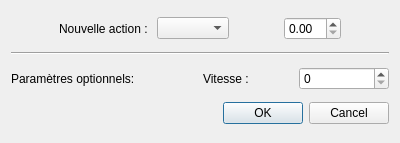
<?xml version="1.0" encoding="UTF-8"?>
<ui version="4.0">
 <class>AjouterWindow</class>
 <widget class="QDialog" name="AjouterWindow">
  <property name="geometry">
   <rect>
    <x>0</x>
    <y>0</y>
    <width>400</width>
    <height>143</height>
   </rect>
  </property>
  <property name="windowTitle">
   <string>Dialog</string>
  </property>
  <layout class="QVBoxLayout" name="verticalLayout">
   <item>
    <layout class="QHBoxLayout" name="horizontalLayout">
     <item>
      <spacer name="horizontalSpacer_2">
       <property name="orientation">
        <enum>Qt::Horizontal</enum>
       </property>
       <property name="sizeHint" stdset="0">
        <size>
         <width>40</width>
         <height>20</height>
        </size>
       </property>
      </spacer>
     </item>
     <item>
      <widget class="QLabel" name="label">
       <property name="text">
        <string>Nouvelle action : </string>
       </property>
      </widget>
     </item>
     <item>
      <widget class="QComboBox" name="comboBoxAction"/>
     </item>
     <item>
      <spacer name="horizontalSpacer">
       <property name="orientation">
        <enum>Qt::Horizontal</enum>
       </property>
       <property name="sizeHint" stdset="0">
        <size>
         <width>40</width>
         <height>20</height>
        </size>
       </property>
      </spacer>
     </item>
     <item>
      <widget class="QDoubleSpinBox" name="spinBoxDuree"/>
     </item>
     <item>
      <spacer name="horizontalSpacer_3">
       <property name="orientation">
        <enum>Qt::Horizontal</enum>
       </property>
       <property name="sizeHint" stdset="0">
        <size>
         <width>40</width>
         <height>20</height>
        </size>
       </property>
      </spacer>
     </item>
    </layout>
   </item>
   <item>
    <widget class="Line" name="line">
     <property name="orientation">
      <enum>Qt::Horizontal</enum>
     </property>
    </widget>
   </item>
   <item>
    <layout class="QHBoxLayout" name="horizontalLayout_2">
     <item>
      <widget class="QLabel" name="label_2">
       <property name="text">
        <string>Paramètres optionnels: </string>
       </property>
      </widget>
     </item>
     <item>
      <layout class="QVBoxLayout" name="verticalLayout_2">
       <item>
        <layout class="QHBoxLayout" name="horizontalLayout_3">
         <item>
          <widget class="QLabel" name="label_3">
           <property name="text">
            <string>Vitesse : </string>
           </property>
          </widget>
         </item>
         <item>
          <widget class="QSpinBox" name="spinBoxVitesse">
           <property name="maximum">
            <number>400</number>
           </property>
          </widget>
         </item>
        </layout>
       </item>
      </layout>
     </item>
    </layout>
   </item>
   <item>
    <widget class="QDialogButtonBox" name="buttonBox">
     <property name="orientation">
      <enum>Qt::Horizontal</enum>
     </property>
     <property name="standardButtons">
      <set>QDialogButtonBox::Cancel|QDialogButtonBox::Ok</set>
     </property>
    </widget>
   </item>
  </layout>
  <zorder>horizontalLayoutWidget</zorder>
  <zorder>buttonBox</zorder>
  <zorder>horizontalLayoutWidget_2</zorder>
  <zorder>line</zorder>
 </widget>
 <resources/>
 <connections>
  <connection>
   <sender>buttonBox</sender>
   <signal>accepted()</signal>
   <receiver>AjouterWindow</receiver>
   <slot>accept()</slot>
   <hints>
    <hint type="sourcelabel">
     <x>248</x>
     <y>254</y>
    </hint>
    <hint type="destinationlabel">
     <x>157</x>
     <y>274</y>
    </hint>
   </hints>
  </connection>
  <connection>
   <sender>buttonBox</sender>
   <signal>rejected()</signal>
   <receiver>AjouterWindow</receiver>
   <slot>reject()</slot>
   <hints>
    <hint type="sourcelabel">
     <x>316</x>
     <y>260</y>
    </hint>
    <hint type="destinationlabel">
     <x>286</x>
     <y>274</y>
    </hint>
   </hints>
  </connection>
 </connections>
</ui>
